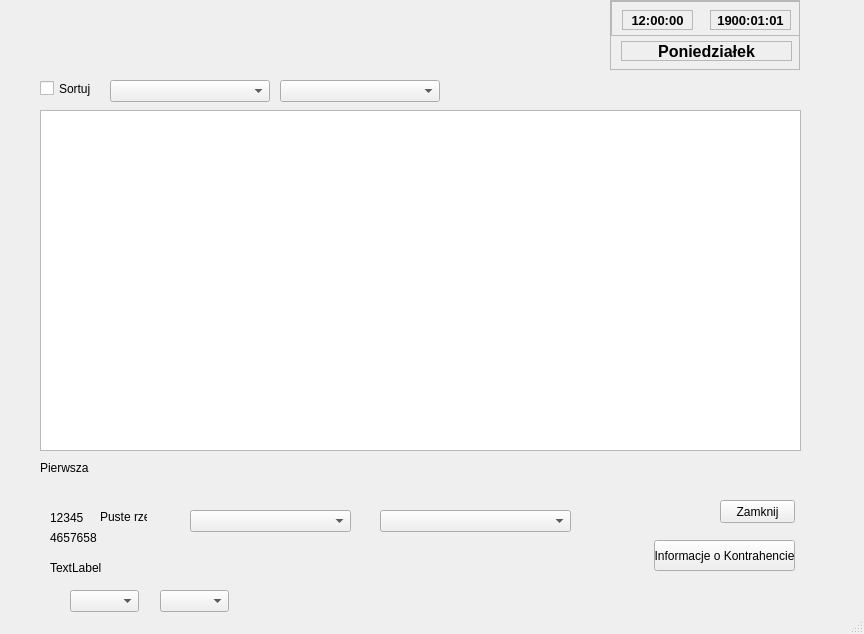
<?xml version="1.0" encoding="UTF-8"?>
<ui version="4.0">
 <class>Baza</class>
 <widget class="QMainWindow" name="Baza">
  <property name="geometry">
   <rect>
    <x>0</x>
    <y>0</y>
    <width>864</width>
    <height>634</height>
   </rect>
  </property>
  <property name="windowTitle">
   <string>MainWindow</string>
  </property>
  <widget class="QWidget" name="centralwidget">
   <widget class="QTableView" name="tableViewDB">
    <property name="geometry">
     <rect>
      <x>40</x>
      <y>110</y>
      <width>761</width>
      <height>341</height>
     </rect>
    </property>
    <property name="alternatingRowColors">
     <bool>true</bool>
    </property>
    <property name="selectionMode">
     <enum>QAbstractItemView::SingleSelection</enum>
    </property>
    <property name="selectionBehavior">
     <enum>QAbstractItemView::SelectRows</enum>
    </property>
    <property name="sortingEnabled">
     <bool>true</bool>
    </property>
   </widget>
   <widget class="QLabel" name="labelTest">
    <property name="geometry">
     <rect>
      <x>40</x>
      <y>460</y>
      <width>181</width>
      <height>16</height>
     </rect>
    </property>
    <property name="text">
     <string>Pierwsza</string>
    </property>
   </widget>
   <widget class="QComboBox" name="comboBox_4">
    <property name="geometry">
     <rect>
      <x>160</x>
      <y>590</y>
      <width>69</width>
      <height>22</height>
     </rect>
    </property>
   </widget>
   <widget class="QLabel" name="lblKontrahent">
    <property name="geometry">
     <rect>
      <x>50</x>
      <y>530</y>
      <width>121</width>
      <height>16</height>
     </rect>
    </property>
    <property name="text">
     <string>4657658</string>
    </property>
   </widget>
   <widget class="QPushButton" name="pushButton">
    <property name="geometry">
     <rect>
      <x>720</x>
      <y>500</y>
      <width>75</width>
      <height>23</height>
     </rect>
    </property>
    <property name="text">
     <string>Zamknij</string>
    </property>
   </widget>
   <widget class="QPushButton" name="pushButton_2">
    <property name="geometry">
     <rect>
      <x>654</x>
      <y>540</y>
      <width>141</width>
      <height>31</height>
     </rect>
    </property>
    <property name="inputMethodHints">
     <set>Qt::ImhMultiLine</set>
    </property>
    <property name="text">
     <string>Informacje o Kontrahencie</string>
    </property>
   </widget>
   <widget class="QLabel" name="labelDaty">
    <property name="geometry">
     <rect>
      <x>710</x>
      <y>10</y>
      <width>81</width>
      <height>20</height>
     </rect>
    </property>
    <property name="font">
     <font>
      <pointsize>10</pointsize>
      <weight>75</weight>
      <bold>true</bold>
     </font>
    </property>
    <property name="frameShape">
     <enum>QFrame::StyledPanel</enum>
    </property>
    <property name="text">
     <string>1900:01:01</string>
    </property>
    <property name="alignment">
     <set>Qt::AlignCenter</set>
    </property>
   </widget>
   <widget class="QLabel" name="label">
    <property name="geometry">
     <rect>
      <x>50</x>
      <y>560</y>
      <width>121</width>
      <height>16</height>
     </rect>
    </property>
    <property name="text">
     <string>TextLabel</string>
    </property>
   </widget>
   <widget class="QLabel" name="lblUrzadzenie">
    <property name="geometry">
     <rect>
      <x>50</x>
      <y>510</y>
      <width>131</width>
      <height>16</height>
     </rect>
    </property>
    <property name="text">
     <string>12345</string>
    </property>
   </widget>
   <widget class="QComboBox" name="comboBox_2">
    <property name="geometry">
     <rect>
      <x>380</x>
      <y>510</y>
      <width>191</width>
      <height>22</height>
     </rect>
    </property>
   </widget>
   <widget class="QComboBox" name="comboBox_3">
    <property name="geometry">
     <rect>
      <x>70</x>
      <y>590</y>
      <width>69</width>
      <height>22</height>
     </rect>
    </property>
   </widget>
   <widget class="QScrollArea" name="scrollArea">
    <property name="geometry">
     <rect>
      <x>610</x>
      <y>0</y>
      <width>190</width>
      <height>70</height>
     </rect>
    </property>
    <property name="widgetResizable">
     <bool>true</bool>
    </property>
    <widget class="QWidget" name="scrollAreaWidgetContents">
     <property name="geometry">
      <rect>
       <x>0</x>
       <y>0</y>
       <width>188</width>
       <height>68</height>
      </rect>
     </property>
     <widget class="QLabel" name="labelDzien">
      <property name="geometry">
       <rect>
        <x>10</x>
        <y>40</y>
        <width>171</width>
        <height>20</height>
       </rect>
      </property>
      <property name="font">
       <font>
        <pointsize>12</pointsize>
        <weight>75</weight>
        <bold>true</bold>
       </font>
      </property>
      <property name="frameShape">
       <enum>QFrame::StyledPanel</enum>
      </property>
      <property name="text">
       <string>Poniedziałek</string>
      </property>
      <property name="alignment">
       <set>Qt::AlignCenter</set>
      </property>
      <property name="wordWrap">
       <bool>false</bool>
      </property>
     </widget>
     <widget class="QScrollArea" name="scrollArea_2">
      <property name="geometry">
       <rect>
        <x>0</x>
        <y>0</y>
        <width>190</width>
        <height>35</height>
       </rect>
      </property>
      <property name="widgetResizable">
       <bool>true</bool>
      </property>
      <widget class="QWidget" name="scrollAreaWidgetContents_2">
       <property name="geometry">
        <rect>
         <x>0</x>
         <y>0</y>
         <width>188</width>
         <height>33</height>
        </rect>
       </property>
       <widget class="QLabel" name="labelZegara">
        <property name="geometry">
         <rect>
          <x>10</x>
          <y>8</y>
          <width>71</width>
          <height>20</height>
         </rect>
        </property>
        <property name="font">
         <font>
          <pointsize>10</pointsize>
          <weight>75</weight>
          <bold>true</bold>
         </font>
        </property>
        <property name="frameShape">
         <enum>QFrame::StyledPanel</enum>
        </property>
        <property name="text">
         <string>12:00:00</string>
        </property>
        <property name="alignment">
         <set>Qt::AlignCenter</set>
        </property>
       </widget>
      </widget>
     </widget>
     <zorder>scrollArea_2</zorder>
     <zorder>labelDzien</zorder>
    </widget>
   </widget>
   <widget class="QComboBox" name="comboBox">
    <property name="geometry">
     <rect>
      <x>190</x>
      <y>510</y>
      <width>161</width>
      <height>22</height>
     </rect>
    </property>
   </widget>
   <widget class="QCheckBox" name="checkBox">
    <property name="geometry">
     <rect>
      <x>40</x>
      <y>80</y>
      <width>70</width>
      <height>17</height>
     </rect>
    </property>
    <property name="text">
     <string>Sortuj</string>
    </property>
   </widget>
   <widget class="QComboBox" name="comboBox_5">
    <property name="geometry">
     <rect>
      <x>110</x>
      <y>80</y>
      <width>160</width>
      <height>22</height>
     </rect>
    </property>
    <property name="duplicatesEnabled">
     <bool>false</bool>
    </property>
   </widget>
   <widget class="QComboBox" name="comboBox_6">
    <property name="geometry">
     <rect>
      <x>280</x>
      <y>80</y>
      <width>160</width>
      <height>22</height>
     </rect>
    </property>
   </widget>
   <widget class="QLabel" name="label_2">
    <property name="geometry">
     <rect>
      <x>100</x>
      <y>510</y>
      <width>47</width>
      <height>13</height>
     </rect>
    </property>
    <property name="text">
     <string>Puste rzedy</string>
    </property>
   </widget>
   <zorder>tableViewDB</zorder>
   <zorder>labelTest</zorder>
   <zorder>comboBox_4</zorder>
   <zorder>lblKontrahent</zorder>
   <zorder>pushButton</zorder>
   <zorder>pushButton_2</zorder>
   <zorder>label</zorder>
   <zorder>lblUrzadzenie</zorder>
   <zorder>comboBox_2</zorder>
   <zorder>comboBox_3</zorder>
   <zorder>scrollArea</zorder>
   <zorder>comboBox</zorder>
   <zorder>labelDaty</zorder>
   <zorder>checkBox</zorder>
   <zorder>comboBox_5</zorder>
   <zorder>comboBox_6</zorder>
   <zorder>label_2</zorder>
  </widget>
  <widget class="QMenuBar" name="menubar">
   <property name="geometry">
    <rect>
     <x>0</x>
     <y>0</y>
     <width>864</width>
     <height>21</height>
    </rect>
   </property>
  </widget>
  <widget class="QStatusBar" name="statusbar"/>
 </widget>
 <resources/>
 <connections/>
</ui>
